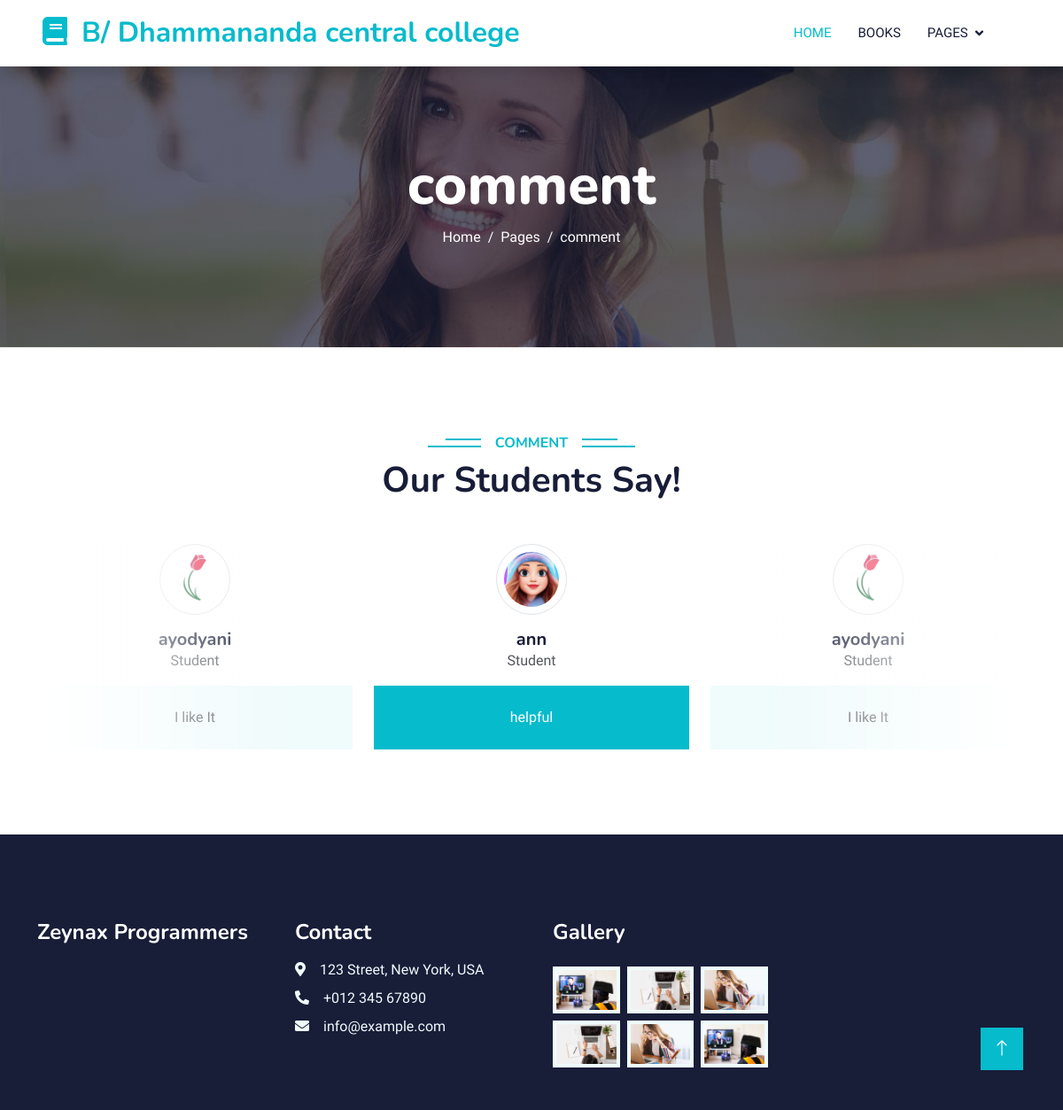
The page /testimonial.php on the database its author committed.
### tables this page shows
CREATE TABLE `students_say` (
  `id` int(11) NOT NULL,
  `student_name` varchar(255) NOT NULL,
  `student_comment` text NOT NULL,
  `student_image` varchar(255) DEFAULT NULL
);

### testimonial.php (the view, shortened to what this page needs)
<!DOCTYPE html>
<html lang="en">
<head>
    <link href="https://cdnjs.cloudflare.com/ajax/libs/font-awesome/5.10.0/css/all.min.css" rel="stylesheet">
    <link href="https://cdn.jsdelivr.net/npm/bootstrap-icons@1.4.1/font/bootstrap-icons.css" rel="stylesheet">
    <link href="lib/animate/animate.min.css" rel="stylesheet">
    <link href="lib/owlcarousel/assets/owl.carousel.min.css" rel="stylesheet">
    <link href="css/bootstrap.min.css" rel="stylesheet">
    <link href="css/style.css" rel="stylesheet">
</head>
<body>
    <nav class="navbar navbar-expand-lg bg-white navbar-light shadow sticky-top p-0">
        <a href="index.php" class="navbar-brand d-flex align-items-center px-4 px-lg-5">
            <h2 class="m-0 text-primary"><i class="fa fa-book me-3"></i>B/ Dhammananda central college</h2>
        </a>
        <div class="collapse navbar-collapse" id="navbarCollapse">
            <div class="navbar-nav ms-auto p-4 p-lg-0">
                <a href="index.php" class="nav-item nav-link active">Home</a>
                <a href="courses.php" class="nav-item nav-link">Books</a>
                <div class="nav-item dropdown">
                    <a href="#" class="nav-link dropdown-toggle" data-bs-toggle="dropdown">Pages</a>
                </div>
            </div>
    </nav>
    <div class="container-fluid bg-primary py-5 mb-5 page-header">
        <div class="container py-5">
            <div class="row justify-content-center">
                <div class="col-lg-10 text-center">
                    <h1 class="display-3 text-white animated slideInDown">comment</h1>
                    <nav aria-label="breadcrumb">
                        <ol class="breadcrumb justify-content-center">
                            <li class="breadcrumb-item"><a class="text-white" href="index.php">Home</a></li>
                            <li class="breadcrumb-item"><a class="text-white" href="#">Pages</a></li>
                            <li class="breadcrumb-item text-white active" aria-current="page">comment</li>
                        </ol>
                    </nav>
                </div>
            </div>
        </div>
    </div>
   <?php
$servername = "localhost";
$username   = "root";
$password   = "";
$dbname     = "library_db";
$conn = new mysqli($servername, $username, $password, $dbname);
$result = $conn->query("SELECT * FROM students_say ORDER BY id DESC");
?>
<div class="container-xxl py-5 wow fadeInUp" data-wow-delay="0.1s">
    <div class="container">
        <div class="text-center">
            <h6 class="section-title bg-white text-center text-primary px-3">comment</h6>
            <h1 class="mb-5">Our Students Say!</h1>
        </div>
        <div class="owl-carousel testimonial-carousel position-relative">
            <?php
            if ($result && $result->num_rows > 0) {
                while ($row = $result->fetch_assoc()) {
                    $image = !empty($row['student_image'])
                        ? 'uploads/' . htmlspecialchars($row['student_image'])
                        : 'img/default-avatar.png';
                    ?>
                    <div class="testimonial-item text-center">
                        <img class="border rounded-circle p-2 mx-auto mb-3"
                             src="<?php echo $image; ?>"
                             alt="<?php echo htmlspecialchars($row['student_name']); ?>"
                             style="width: 80px; height: 80px;">
                        <h5 class="mb-0"><?php echo htmlspecialchars($row['student_name']); ?></h5>
                        <p>Student</p>
                        <div class="testimonial-text bg-light text-center p-4">
                            <p class="mb-0"><?php echo nl2br(htmlspecialchars($row['student_comment'])); ?></p>
                        </div>
                    </div>
                    <?php
                }
            } else {
                echo "<p class='text-center'>No student testimonials found.</p>";
            }
            ?>
        </div>
    </div>
</div>
    <div class="container-fluid bg-dark text-light footer pt-5 mt-5 wow fadeIn" data-wow-delay="0.1s">
        <div class="container py-5">
            <div class="row g-5">
                <div class="col-lg-3 col-md-6">
                    <h4 class="text-white mb-3">Zeynax Programmers</h4>
                </div>
                <div class="col-lg-3 col-md-6">
                    <h4 class="text-white mb-3">Contact</h4>
                    <p class="mb-2"><i class="fa fa-map-marker-alt me-3"></i>123 Street, New York, USA</p>
                    <p class="mb-2"><i class="fa fa-phone-alt me-3"></i>+012 345 67890</p>
                    <p class="mb-2"><i class="fa fa-envelope me-3"></i>info@example.com</p>
                </div>
                <div class="col-lg-3 col-md-6">
                    <h4 class="text-white mb-3">Gallery</h4>
                    <div class="row g-2 pt-2">
                        <div class="col-4">
                            <img class="img-fluid bg-light p-1" src="img/course-1.jpg" alt="">
                        </div>
                        <div class="col-4">
                            <img class="img-fluid bg-light p-1" src="img/course-2.jpg" alt="">
                        </div>
                        <div class="col-4">
                            <img class="img-fluid bg-light p-1" src="img/course-3.jpg" alt="">
                        </div>
                        <div class="col-4">
                            <img class="img-fluid bg-light p-1" src="img/course-2.jpg" alt="">
                        </div>
                        <div class="col-4">
                            <img class="img-fluid bg-light p-1" src="img/course-3.jpg" alt="">
                        </div>
                        <div class="col-4">
                            <img class="img-fluid bg-light p-1" src="img/course-1.jpg" alt="">
                        </div>
                    </div>
                </div>
                </div>
            </div>
        </div>
    <a href="#" class="btn btn-lg btn-primary btn-lg-square back-to-top"><i class="bi bi-arrow-up"></i></a>
</body>
</html>

### css/style.css (style rules this page uses)
:root { --primary: #06BBCC; --light: #F0FBFC; --dark: #181d38; }
.back-to-top { position: fixed; display: none; right: 45px; bottom: 45px; z-index: 99; }
.btn { font-family: 'Nunito', sans-serif; font-weight: 600; transition: .5s; }
.btn.btn-primary, .btn.btn-secondary { color: #FFFFFF; }
.btn-lg-square { width: 48px; height: 48px; }
.btn-square, .btn-sm-square, .btn-lg-square { padding: 0; display: flex; align-items: center; justify-content: center; font-weight: normal; border-radius: 0px; }
.navbar .dropdown-toggle::after { border: none; content: "\f107"; font-family: "Font Awesome 5 Free"; font-weight: 900; vertical-align: middle; margin-left: 8px; }
.navbar-light .navbar-nav .nav-link { margin-right: 30px; padding: 25px 0; color: #FFFFFF; font-size: 15px; text-transform: uppercase; outline: none; }
.navbar-light .navbar-nav .nav-link:hover, .navbar-light .navbar-nav .nav-link.active { color: var(--primary); }
.navbar-light .navbar-brand, .navbar-light a.btn { height: 75px; }
.navbar-light .navbar-nav .nav-link { color: var(--dark); font-weight: 500; }
.navbar-light.sticky-top { top: -100px; transition: .5s; }
.page-header { background: linear-gradient(rgba(24, 29, 56, .7), rgba(24, 29, 56, .7)), url(../img/carousel-1.jpg); background-position: center center; background-repeat: no-repeat; background-size: cover; }
.breadcrumb-item + .breadcrumb-item::before { color: var(--light); }
.section-title { position: relative; display: inline-block; text-transform: uppercase; }
.section-title::before { position: absolute; content: ""; width: calc(100% + 80px); height: 2px; top: 4px; left: -40px; background: var(--primary); z-index: -1; }
.section-title::after { position: absolute; content: ""; width: calc(100% + 120px); height: 2px; bottom: 5px; left: -60px; background: var(--primary); z-index: -1; }
.testimonial-carousel::before { position: absolute; content: ""; top: 0; left: 0; height: 100%; width: 0; background: linear-gradient(to right, rgba(255, 255, 255, 1) 0%, rgba(255, 255, 255, 0) 100%); z-index: 1; }
.testimonial-carousel::after { position: absolute; content: ""; top: 0; right: 0; height: 100%; width: 0; background: linear-gradient(to left, rgba(255, 255, 255, 1) 0%, rgba(255, 255, 255, 0) 100%); z-index: 1; }
@media (min-width: 768px) { .testimonial-carousel::before, .testimonial-carousel::after { width: 200px; } }
@media (min-width: 992px) { .testimonial-carousel::before, .testimonial-carousel::after { width: 300px; } }
.testimonial-carousel .owl-item .testimonial-text, .testimonial-carousel .owl-item.center .testimonial-text * { transition: .5s; }
.testimonial-carousel .owl-item.center .testimonial-text { background: var(--primary) !important; }
.testimonial-carousel .owl-item.center .testimonial-text * { color: #FFFFFF !important; }

### rows shown on the page
students_say: student_image (picture), student_name "ann", student_comment "helpful"
students_say: student_image (picture), student_name "ayodyani", student_comment "I like It"
